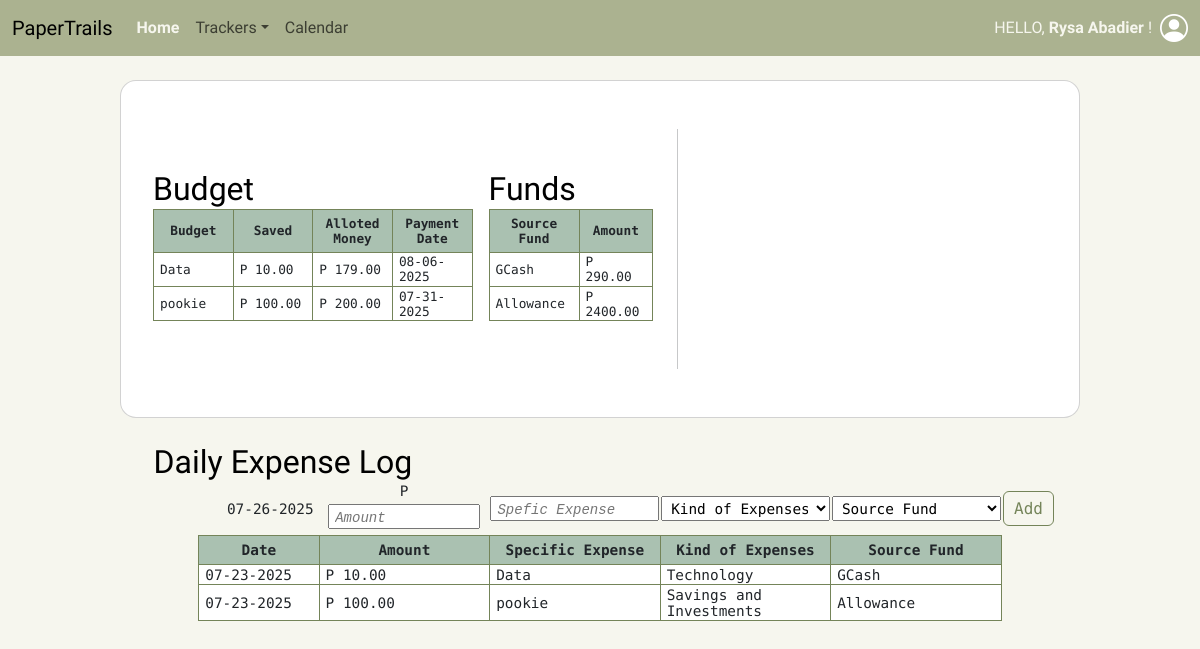
The page /dashboard.php (signed in) on the database as committed earlier.
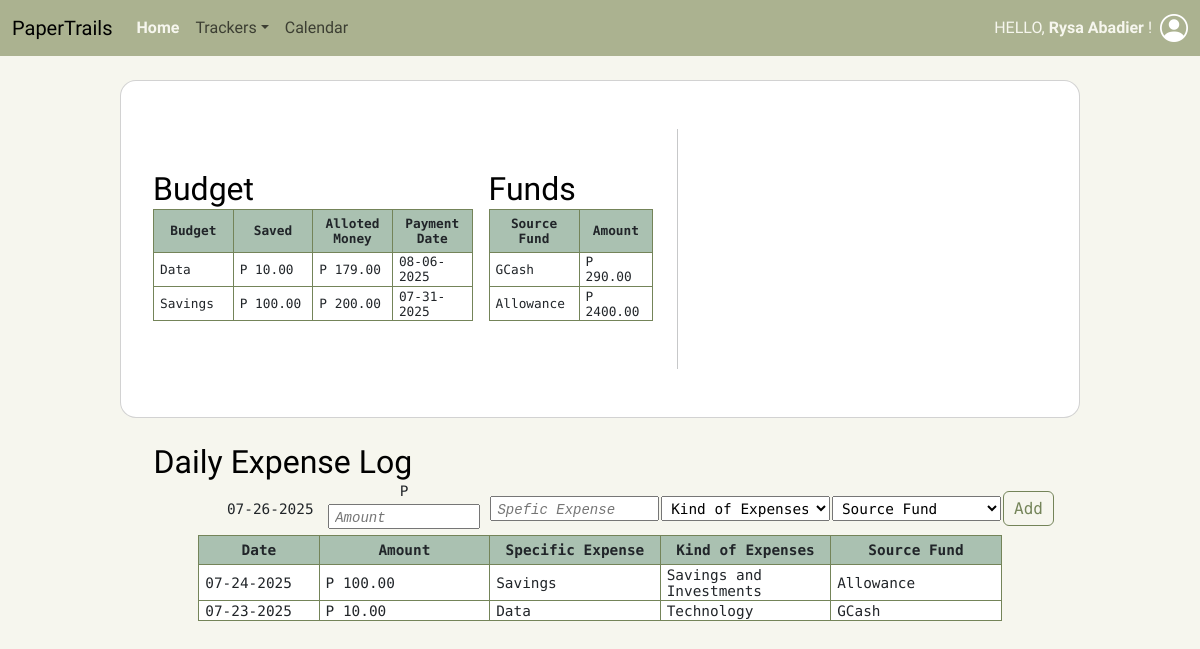
The same page on the database as committed later.
### tables this page shows
CREATE TABLE `budget` (
  `id` int(11) NOT NULL,
  `user_id` int(11) NOT NULL,
  `amount` decimal(12,2) NOT NULL,
  `total_budget` decimal(12,2) NOT NULL,
  `budget_expense` varchar(255) NOT NULL,
  `expensetype_id` int(11) NOT NULL,
  `source_id` int(11) NOT NULL,
  `frequency_id` int(11) NOT NULL,
  `update_date` date NOT NULL DEFAULT current_timestamp()
);

CREATE TABLE `source_fund` (
  `id` int(11) NOT NULL,
  `user_id` int(11) NOT NULL,
  `name` varchar(255) NOT NULL,
  `amount` decimal(12,2) NOT NULL DEFAULT 0.00,
  `asset_id` int(11) NOT NULL
);

CREATE TABLE `dailyexpense_log` (
  `id` int(11) NOT NULL,
  `user_id` int(11) NOT NULL,
  `amount` decimal(12,2) NOT NULL,
  `expense` varchar(255) DEFAULT '—',
  `source_id` int(11) NOT NULL,
  `expensetype_id` int(11) NOT NULL,
  `expense_date` date NOT NULL DEFAULT current_timestamp()
);

CREATE TABLE `expenses` (
  `id` int(11) NOT NULL,
  `name` varchar(255) NOT NULL
);

### foreignkeys.php (called while the page is built, shortened)
<?php
    function getExpenseType($conn, $id) {
        $sql = "SELECT `Name` FROM Expenses WHERE `ID` = $id";
        $result = mysqli_query($conn, $sql);
        $row = mysqli_fetch_assoc($result);
        if ($row > 0) return $row["Name"];
        else return deleteLogs($conn, $id);
    }
    function getAssetSource($conn, $id) {
        $sql = "SELECT `Name` FROM Source_Fund WHERE `ID` = $id";
        $result = mysqli_query($conn, $sql);
        $row = mysqli_fetch_assoc($result);
        if ($row > 0) return $row["Name"];
        else return deleteLogs($conn, $id);
    }
    function getAssetType($conn, $id) {
        $sql = "SELECT `Name` FROM Assets WHERE `ID` = $id";
        $result = mysqli_query($conn, $sql);
        $row = mysqli_fetch_assoc($result);
        if ($row > 0) return $row["Name"];
        else return deleteLogs($conn, $id);
    }
    function sourceFunds($conn, $id) {
        $sourceFunds = [];
        $sql = "SELECT `ID`, `Name` FROM Source_Fund WHERE `User_ID` = $id";
        $result = mysqli_query($conn, $sql);
        if (mysqli_num_rows($result) > 0) {
            while($row = mysqli_fetch_assoc($result)) {
                $sourceFunds += [$row["ID"] => $row["Name"]];
            }
        }
        return $sourceFunds;
    }
?>

### budget.php (the view, shortened to what this page needs)
<?php
    include_once("connect.php");
    include_once("foreignkeys.php");
    function partialBudgetList($conn, $id) {
        $sql = "SELECT `ID`, `Update_Date`, `Budget_Expense`, `Amount`, `Total_Budget`, `ExpenseType_ID`, `Source_ID`, `Frequency_ID` FROM Budget WHERE `User_ID` = $id";
        $result = mysqli_query($conn, $sql);
        echo '<a class="icon-link icon-link-hover" href="#">
            <h2>Budget</h2>
            <i class="bi bi-arrow-right display-icon" style="margin-bottom: 0.75rem;"></i>
        </a>';
        echo '<table class="dashboard">';
        echo '<tr><th>Budget</th>';
        echo '<th>Saved</th>';
        echo '<th>Alloted Money </th>';
        echo '<th>Payment Date</th></tr>';
        if (mysqli_num_rows($result) > 0) {
            while($row = mysqli_fetch_assoc($result)) {
                $frequency = $row["Frequency_ID"];
                $date = date_create($row["Update_Date"]);
                echo '<tr point><td>' . $row["Budget_Expense"] . '</td>';
                echo '<td>P ' . $row["Amount"] . '</td>';
                echo '<td>P ' . $row["Total_Budget"] . '</td>';
                switch ($frequency) {
                    case 2:
                        date_add($date,date_interval_create_from_date_string("1 week"));
                        break;
                    case 3:
                        date_add($date,date_interval_create_from_date_string("2 weeks"));
                        break;
                }
                echo '<td>' . date_format($date,"m-d-Y") . '</td></tr>';
            }
        } else {
            echo '<tr><td colspan="5">0 results</td></tr>';
        }
        echo '</table>';
    }
?>

### dashboard.php (shortened to what this page needs)
<?php
    include_once('connect.php');
?>
<!DOCTYPE html>
<html lang="en">
    <head>
        <link rel="stylesheet" href="https://cdn.jsdelivr.net/npm/bootstrap@5.3.0/dist/css/bootstrap.min.css" />
        <link rel="stylesheet" href="https://cdn.jsdelivr.net/npm/bootstrap-icons@1.10.5/font/bootstrap-icons.css" />
        <link rel="stylesheet" href="styles.css" />
    </head>
    <body>
        <nav class="navbar navbar-expand-lg sticky-top">
            <div class="container-fluid">
                <a class="navbar-brand" href="">PaperTrails</a>
                <div class="collapse navbar-collapse" id="navbarScroll">
                    <ul class="navbar-nav me-auto my-2 my-lg-0 navbar-nav-scroll" style="--bs-scroll-height: 100px;">
                        <li class="nav-item"><a class="nav-link active" aria-current="page" href="#">Home</a></li>
                        <li class="nav-item dropdown"><a class="nav-link dropdown-toggle" href="#" role="button" data-bs-toggle="dropdown" aria-expanded="false">Trackers</a>
                        </li>
                        <li class="nav-item"><a class="nav-link" href="date.php">Calendar</a></li>
                    </ul>
                    <span class="navbar-text" style="color: #F6F6EE;">HELLO, <strong><?php echo $_SESSION['name']; ?></strong> !</span>
                    <ul class="navbar-nav navbar-nav-scroll" style="--bs-scroll-height: 100px;">
                        <li class="nav-item dropdown"><a class="nav-link disable-hover" href="#" role="button" data-bs-toggle="dropdown" aria-expanded="false" style="padding: 0 0 0 0.5rem;"><i class="bi bi-person-circle fs-3" style="color: white;"></i></a>
                        </li>
                    </ul>
                </div>
            </div>
        </nav>
        <div class="card d-flex flex-row m-4 px-2 align-items-center mx-auto" style="width: 80%; border-radius: 1rem;">
            <div class="d-flex flex-row ms-3" style="width: 55%;">
                <?php
                    echo '<div class="d-inline p-2" style="width: 65%">';
                        include_once("budget.php");
                        partialBudgetList($conn, $id);
                    echo '</div>';
                    echo '<div class="d-inline p-2" style="width: 35%">';
                        include_once("sourcefunds.php");
                        partialFundsList($conn, $id);
                    echo '</div>';
                ?>
            </div>
            <div class="d-flex flex-row-reverse py-4" style="width: 40%;">
                <div class="d-inline" id="chart1" style="width: 20em; height: 18em;"></div>
                <div class="d-inline" id="chart2" style="width: 20em; height: 18em;"></div>
            </div>
        </div>
        <div class="d-flex m-4 px-2 align-items-center">
            <div class="d-flex flex-row justify-content-center">
                <?php
                    echo '<div class="p-2" style="width: 80%;">';
                        include_once("dailyexpenses.php");
                        dashboardDailyList($conn, $id);
                    echo '</div>';
                ?>
            </div>
        </div>
    </body>
</html>

### sourcefunds.php (shortened to what this page needs)
<?php
    include_once("connect.php");
    include_once("foreignkeys.php");
    function partialFundsList($conn, $id) {
        $sql = "SELECT `ID`, `Name`, `Amount`, `Asset_ID` FROM Source_Fund WHERE `User_ID` = $id";
        $result = mysqli_query($conn, $sql);
        echo '<a class="icon-link icon-link-hover" href="#">
            <h2>Funds</h2>
            <i class="bi bi-arrow-right display-icon" style="margin-bottom: 0.75rem;"></i>
        </a>';
        echo '<table class="dashboard">';
        echo '<tr><th style="width: 55%;">Source Fund</th>';
        echo '<th>Amount</th></tr>';
        if (mysqli_num_rows($result) > 0) {
            while($row = mysqli_fetch_assoc($result)) {
                $assetType = getAssetType($conn, $row["Asset_ID"]);
                echo '<tr point><td>' . $row["Name"] . '</td>';
                echo '<td>P ' . $row["Amount"] . '</td></tr>';
            }
        } else {
            echo '<tr><td colspan="3">0 results</td></tr>';
        }
        echo '</table>';
    }
?>

### dailyexpenses.php (shortened to what this page needs)
<?php
    include_once("connect.php");
    include_once("foreignkeys.php");
    function dashboardDailyList($conn, $id) {
        $sql = "SELECT `ID`, DATE_FORMAT(Expense_Date, '%m-%d-%Y') AS `Expense_Date`, `Amount`, `Expense`, `ExpenseType_ID`, `Source_ID` FROM DailyExpense_Log WHERE `User_ID` =" . $_SESSION["id"] . " ORDER BY `Expense_Date` DESC" ;
        $result = mysqli_query($conn, $sql);
        echo '<a class="icon-link icon-link-hover" href="#" style="width: fit-content;">
            <h2>Daily Expense Log</h2>
            <i class="bi bi-arrow-right display-icon" style="margin-bottom: 0.75rem;"></i>
        </a>';
        echo '<table class="dashboard-form">';
            addDailyDashboard($conn, $id);
        echo '</table>';
        echo '<table class="dashboard mx-auto" style="font-size: 0.9rem; width: 90%;">';
        echo '<tr><th style="width: 15%;">Date</th>';
        echo '<th>Amount</th>';
        echo '<th>Specific Expense</th>';
        echo '<th>Kind of Expenses</th>';
        echo '<th>Source Fund</th></tr>';
        if (mysqli_num_rows($result) > 0) {
            while($row = mysqli_fetch_assoc($result)) {
                $expenseType = getExpenseType($conn, $row["ExpenseType_ID"]);
                $assetSource = getAssetSource($conn, $row["Source_ID"]);
                echo '<tr point><td>' . $row["Expense_Date"] . '</td>';
                echo '<td>P ' . $row["Amount"] . '</td>';
                echo '<td>' . $row["Expense"] . '</td>';
                echo '<td>' . $expenseType . '</td>';
                echo '<td>' . $assetSource . '</td>';
            }
        } else {
            echo '<tr><td colspan="6">0 results</td></tr>';
        }
        echo '</table>';
    }
    function addDailyDashboard($conn, $id) {
        echo '<form action="insert.php" method="POST">';
            echo '<tr><td style="width: 18.50%; padding-left: 4.325rem;">' . date("m-d-Y") . '</td>';
            echo '<td style="width: 19.12%;">P <input type="text" name="amount" placeholder="Amount" style="width: 90%;" required /></td>';
            echo '<td style="width: 19.12%;"><input type="text" name="expense" placeholder="Spefic Expense" /></td>';
            echo '<td style="width: 19.13%;"><select name="type" required>';
            echo '<option class="placeholder" value="0" selected disabled hidden>Kind of Expenses</option>';
            echo '</select></td>';
            echo '<td style="width: 19.13%;"><select name="source" required>';
            foreach (sourceFunds($conn, $_SESSION["id"]) as $id => $sourceFund) {
                echo '<option value="'. $id . '">' . $sourceFund . '</option>';
            }
            echo '<option class="placeholder" value="0" selected disabled hidden>Source Fund</option>';
            echo '</select></td>';
            echo '<td><button class="btn btn-outline-primary" type="submit" name="dailyExpense">Add</button></td></tr>';
        echo '</form>';
    }
?>

### styles.css (style rules this page uses)
html { width: 100%; height: 100%; }
body { margin: 0; padding: 0; width: -webkit-fill-available; height: -webkit-fill-available; background: #F6F6EE; font-size: medium; }
body, form { font-family: "Abel", sans-serif; }
table { font-family: "Intel One Mono", monospace; border-collapse: collapse; }
.dashboard, .dashboard-form { background: white; table-layout: fixed; width: 100%; font-size: 0.8em; }
.dashboard-form { background: transparent; text-align: center; font-size: 0.9rem; }
.dashboard-form { border: none; background: transparent; text-align: center; font-size: 0.9rem; }
.dashboard, .dashboard th, .dashboard tr, .dashboard td { border: 1px solid #748459; }
.dashboard td { padding: 0.1rem 0.375rem; }
.dashboard th { background: #AAC1B1; text-align: center; padding: 0.375rem; }
.btn { --bs-btn-padding-x: 0.65rem; --bs-btn-padding-y: 0.3rem; }
.btn-outline-primary, .btn-outline-primary:hover { border-color: #748459; color: #748459; }
input, select { margin: 5px 0; padding: 3px 5px; height: 25px; width: -webkit-fill-available; box-sizing: border-box; }
::placeholder { font: italic 14px 'Courier New', Courier, monospace; }
nav { background: #ABB290; }
.nav-link.active { color: #F6F6EE !important; background-color: transparent; font-weight: bold; }
.icon-link { color: black; height: 2em; width: 2em; text-decoration: none; }

Rows that differ between the two databases and show on the page:
changed budget: budget_expense "pookie" → "Savings"
changed dailyexpense_log "Savings and Investments": Expense_Date "07-23-2025" → "07-24-2025"; expense "pookie" → "Savings"; moves up the list
